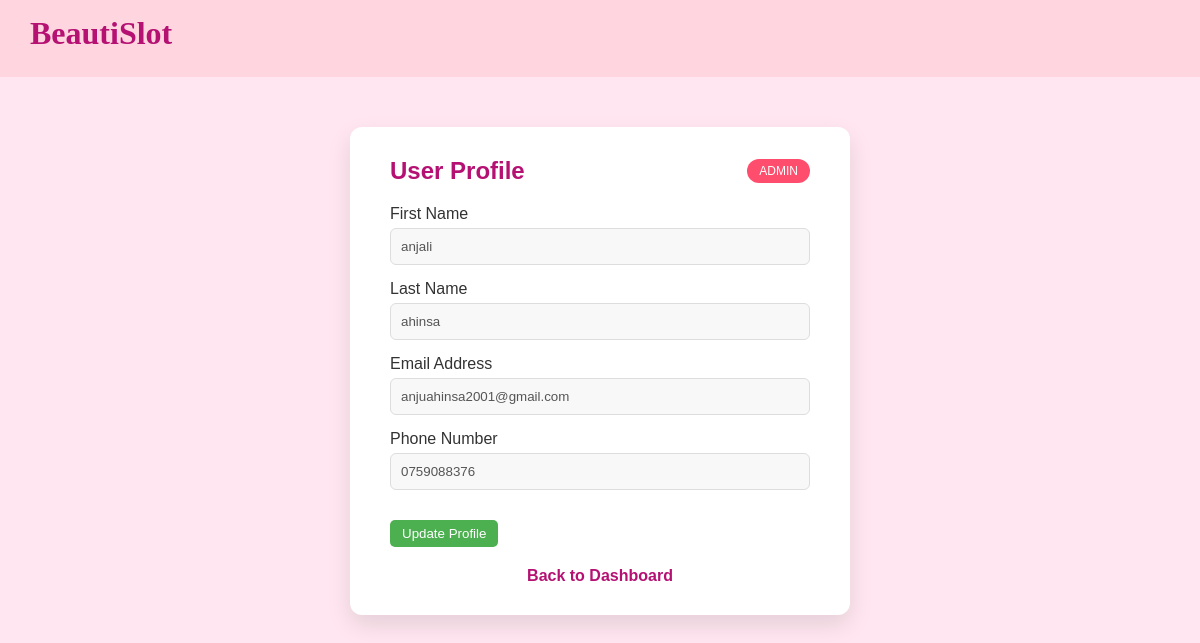
Page /dashboard/myprofile.php (signed in) on the committed database.
### tables this page shows
CREATE TABLE `users` (
  `user_id` int(11) NOT NULL,
  `first_name` varchar(50) NOT NULL,
  `last_name` varchar(50) NOT NULL,
  `email` varchar(100) NOT NULL,
  `phone` varchar(15) NOT NULL,
  `password` varchar(255) NOT NULL,
  `role` enum('customer','admin','staff') NOT NULL DEFAULT 'customer',
  `created_at` timestamp NOT NULL DEFAULT current_timestamp()
);

### dashboard/myprofile.php (the view, shortened to what this page needs)
<?php
require '../db.php';
$user_id = $_SESSION['user_id'];
$query = "SELECT * FROM users WHERE user_id = '$user_id'";
$result = mysqli_query($conn, $query);
$user = mysqli_fetch_assoc($result);
?>
<!DOCTYPE html>
<html lang="en">
<head>
<link rel="stylesheet" href="../style.css">
</head>
<body>
<header><h1>BeautiSlot</h1></header>
<div class="profile-wrapper">
    <div class="profile-card">
        <form id="profileForm" action="" method="POST">
            <div class="profile-header">
                <h2>User Profile</h2>
                <span class="role-badge"><?php echo htmlspecialchars($user['role']); ?></span>
            </div>
            <div class="profile-body">
                <div class="info-row">
                    <label>First Name</label>
                    <input type="text" name="first_name" id="f_name" value="<?php echo htmlspecialchars($user['first_name']); ?>" disabled>
                </div>
                <div class="info-row">
                    <label>Last Name</label>
                    <input type="text" name="last_name" id="l_name" value="<?php echo htmlspecialchars($user['last_name']); ?>" disabled>
                </div>
                <div class="info-row">
                    <label>Email Address</label>
                    <input type="email" name="email" id="email" value="<?php echo htmlspecialchars($user['email']); ?>" disabled>
                </div>
                <div class="info-row">
                   <label>Phone Number</label>
                   <input type="text" name="phone" id="phone" value="<?php echo htmlspecialchars($user['phone']); ?>" onkeyup="validateProfilePhone()" disabled>
                </div>
            </div>
            <button type="button" id="editBtn" class="edit-btn" onclick="enableEdit()">Update Profile</button>
            <div style="margin-top: 20px; text-align: center;">
                <a href="../login_user_dashboard.php" style="color: #B51173; text-decoration: none; font-weight: bold;">
                    <i class="fa-solid fa-arrow-left"></i> Back to Dashboard
                </a>
            </div>
        </form>
    </div>
</div>
</body>
</html>

### style.css (style rules this page uses)
* { margin: 0; padding: 0; box-sizing: border-box; font-family: 'Poppins', sans-serif; }
body { font-family: 'Poppins', sans-serif; margin: 0; padding: 0; background-color: #ffe6f0; color: #333; }
a { text-decoration: none; color: inherit; }
header { background-color: #ffd6e0; padding: 15px 30px; display: flex; justify-content: space-between; align-items: center; }
header h1 { font-family: Lucida Calligraphy; font-weight: 600; color: #B51173; }
header h1 { margin-bottom:10px; }
.profile-wrapper { display: flex; justify-content: center; margin: 50px 0; }
.profile-card { background: #ffffff; padding: 30px 40px; border-radius: 12px; box-shadow: 0 10px 25px rgba(0,0,0,0.1); width: 100%; max-width: 500px; }
.profile-header { display: flex; justify-content: space-between; align-items: center; margin-bottom: 20px; }
.profile-header h2 { color: #B51173; }
.role-badge { background-color: #ff4d6d; color: white; padding: 5px 12px; border-radius: 20px; font-size: 12px; text-transform: uppercase; }
.profile-body .info-row { margin-bottom: 15px; }
.profile-body label { font-weight: 500; display: block; margin-bottom: 5px; }
.profile-body input { width: 100%; padding: 10px; border: 1px solid #ddd; border-radius: 6px; outline: none; transition: 0.3s; }
.profile-body input:disabled { background: #f8f8f8; color: #555; }
.edit-btn { padding: 10px 20px; background: #ff66a3; color: white; border: none; border-radius: 6px; cursor: pointer; margin-top: 15px; transition: 0.3s; }
button, .submit-btn, .login-btn, .cancel-action-btn { display: inline-flex; align-items: center; justify-content: center; gap: 5px; }
.edit-btn { background: #4CAF50; color: white; padding: 6px 12px; border-radius: 5px; }

### rows in the picture
users: role "ADMIN", first_name "anjali", last_name "ahinsa", email "anjuahinsa2001@gmail.com", phone "0759088376"
